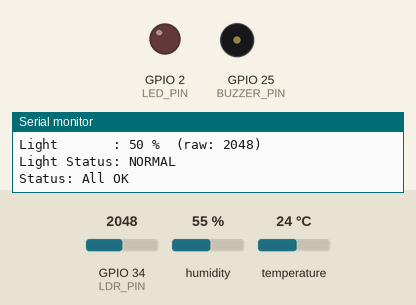
Recording of a sketch running on a simulated ESP32. On the bench: output pins drawn as LEDs (lit = HIGH), buzzer (waves = sounding), the last lines printed to the serial monitor. Inputs (shaded band) come from the test bench; at power-on: humidity 55 %, GPIO 34 (LDR_PIN) = 2048, temperature 24 °C (analog values on the 0–4095 scale).

Above: at 3.2 s.
3.3 s: humidity set to 69 %
6.0 s: humidity set to 72 %
At 7.7 s:
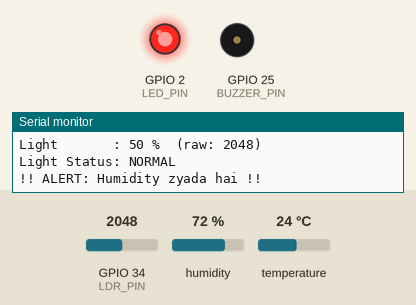
Timing chart, 0 to 24.6 s (numbered marks = the images above; inputs shaded):
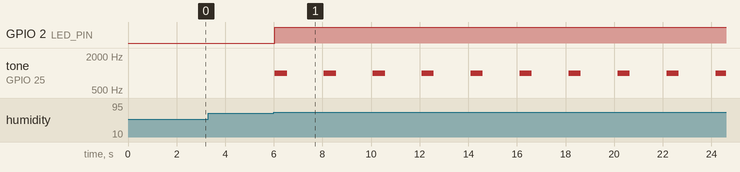

The sketch:

Smart_Home_Environment_Monitoring_System.ino
```cpp
/*
  Smart Home Environment Monitoring System
  Board  : ESP32 DevKit C
  Sensors: DHT22 (temperature + humidity), LDR module (light)
  Output : Serial Monitor, Alert LED, Buzzer
*/

#include "DHT.h"

// ---------- Pin definitions ----------
#define DHTPIN      4
#define DHTTYPE     DHT22
#define LDR_PIN     34
#define LED_PIN     2
#define BUZZER_PIN  25

// ---------- Alert limits (apne hisaab se change karo) ----------
const float TEMP_LIMIT = 35.0;   // degree C
const float HUM_LIMIT  = 70.0;   // percent

// ---------- Light status limits (percent) ----------
const int DARK_LIMIT   = 30;
const int BRIGHT_LIMIT = 70;

DHT dht(DHTPIN, DHTTYPE);

void setup() {
  Serial.begin(115200);
  dht.begin();

  pinMode(LED_PIN, OUTPUT);
  pinMode(BUZZER_PIN, OUTPUT);
  digitalWrite(LED_PIN, LOW);
  digitalWrite(BUZZER_PIN, LOW);

  analogReadResolution(12);   // ADC range 0 - 4095

  Serial.println("====================================");
  Serial.println(" Smart Home Environment Monitor");
  Serial.println("====================================");
  delay(2000);                // sensor ko stable hone do
}

void loop() {
  float temp = dht.readTemperature();
  float hum  = dht.readHumidity();

  int ldrRaw       = analogRead(LDR_PIN);
  int lightPercent = map(ldrRaw, 0, 4095, 0, 100);

  // DHT read check
  if (isnan(temp) || isnan(hum)) {
    Serial.println("DHT22 read failed! Wiring check karo.");
    delay(2000);
    return;
  }

  // ---------- Readings ----------
  Serial.println("------------------------------------");
  Serial.print("Temperature : "); Serial.print(temp, 1); Serial.println(" C");
  Serial.print("Humidity    : "); Serial.print(hum, 1);  Serial.println(" %");
  Serial.print("Light       : "); Serial.print(lightPercent);
  Serial.print(" %  (raw: "); Serial.print(ldrRaw); Serial.println(")");

  // ---------- Light status ----------
  if (lightPercent < DARK_LIMIT) {
    Serial.println("Light Status: DARK");
  } else if (lightPercent < BRIGHT_LIMIT) {
    Serial.println("Light Status: NORMAL");
  } else {
    Serial.println("Light Status: BRIGHT");
  }

  // ---------- Alerts ----------
  bool alert = false;

  if (temp > TEMP_LIMIT) {
    Serial.println("!! ALERT: Temperature zyada hai !!");
    alert = true;
  }
  if (hum > HUM_LIMIT) {
    Serial.println("!! ALERT: Humidity zyada hai !!");
    alert = true;
  }

  if (alert) {
    digitalWrite(LED_PIN, HIGH);
    tone(BUZZER_PIN, 1000, 500);   // 1 kHz beep, 0.5 sec
  } else {
    digitalWrite(LED_PIN, LOW);
    noTone(BUZZER_PIN);
    Serial.println("Status: All OK");
  }

  delay(2000);   // DHT22 ko minimum 2 sec chahiye
}
```

Measured:
- the behaviour switches between 70 and 71 % on humidity (found by bisection; images 0 and 1)
- after the input at 6.0 s, GPIO 2 (LED_PIN): LOW → HIGH at once; tone on GPIO 25 (BUZZER_PIN): alternates 1000 Hz for 0.50 s and silent for 1.5 s, starting at once
